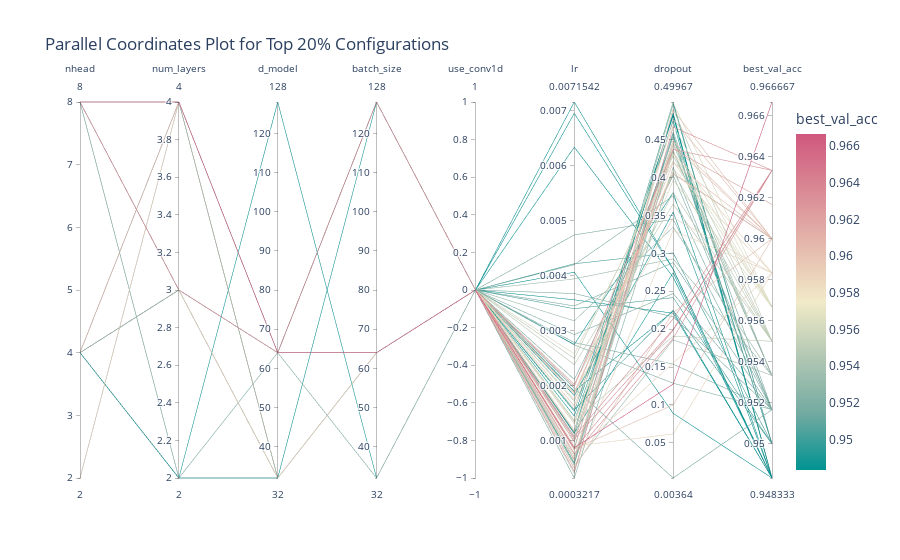

Notebook code cell kept with this figure:
### Markdown cell above
## Parallel Coordinates Plot
Visualize the paths of the top-performing trials (top 20%), showing how combinations of hyperparameters lead to high accuracy.

### Code cell
# Parallel coordinates for the top 20% of trials across all datasets
top_20_percent = all_results[all_results['best_val_acc'] >= all_results['best_val_acc'].quantile(0.8)].copy()
top_20_percent['use_conv1d'] = top_20_percent['use_conv1d'].astype(int)

fig = px.parallel_coordinates(
    top_20_percent, 
    dimensions=['nhead', 'num_layers', 'd_model', 'batch_size', 'use_conv1d', 'lr', 'dropout', 'best_val_acc'],
    color='best_val_acc',
    color_continuous_scale=px.colors.diverging.Tealrose,
    title='Parallel Coordinates Plot for Top 20% Configurations'
)
fig.show()
